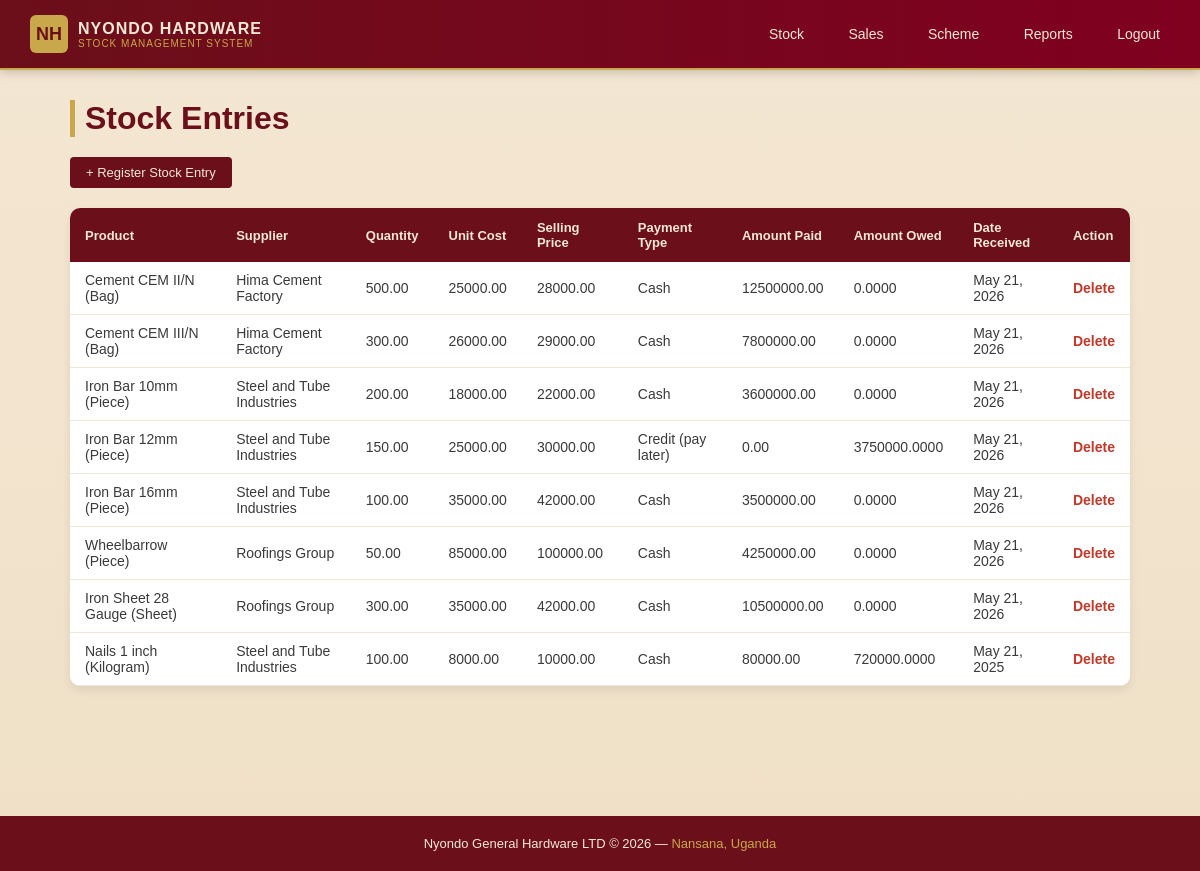
/stock/entries/ (signed in), run on the app's committed database.
### stock/models.py (models this page shows, shortened)
class StockEntry(models.Model):
    PAYMENT_CHOICES = [
        ('cash',   'Cash'),
        ('credit', 'Credit (pay later)'),
        ('momo', 'Mobile Money'),
    ]
    product            = models.ForeignKey(Product, on_delete=models.PROTECT, related_name='stock_entries')
    supplier           = models.ForeignKey(Supplier, on_delete=models.PROTECT, related_name='stock_entries')
    quantity           = models.DecimalField(max_digits=10, decimal_places=2)
    unit_cost          = models.DecimalField(max_digits=10, decimal_places=2)
    unit_selling_price = models.DecimalField(max_digits=10, decimal_places=2)
    payment_type       = models.CharField(max_length=10, choices=PAYMENT_CHOICES, default='cash')
    amount_paid        = models.DecimalField(max_digits=12, decimal_places=2, default=0)
    date_received      = models.DateField()
    notes              = models.TextField(blank=True)
    registered_by      = models.ForeignKey('auth.User', on_delete=models.SET_NULL, null=True)
    created_at         = models.DateTimeField(auto_now_add=True)
    storage_location = models.CharField(max_length=200, blank=True)
    def total_cost(self):
        return self.quantity * self.unit_cost
    def amount_owed(self):
        return self.total_cost() - self.amount_paid

class Product(models.Model):
    CATEGORY_CHOICES = [
        ('cement',      'Cement'),
        ('iron_bar',    'Iron Bar'),
        ('nail',        'Nail'),
        ('wheelbarrow', 'Wheelbarrow'),
        ('wire_mesh',   'Wire Mesh'),
        ('barbed_wire', 'Barbed Wire'),
        ('iron_sheet',  'Iron Sheet'),
    ]
    UNIT_CHOICES = [
        ('bag',   'Bag'),
        ('piece', 'Piece'),
        ('kg',    'Kilogram'),
        ('roll',  'Roll'),
        ('sheet', 'Sheet'),
    ]
    name              = models.CharField(max_length=200)
    category          = models.CharField(max_length=50, choices=CATEGORY_CHOICES)
    unit              = models.CharField(max_length=20, choices=UNIT_CHOICES)
    description       = models.CharField(max_length=255, blank=True)
    quantity_in_stock = models.DecimalField(max_digits=10, decimal_places=2, default=0)
    def __str__(self):
        return f"{self.name} ({self.get_unit_display()})"

class Supplier(models.Model):
    name = models.CharField(max_length=200)
    phone = models.CharField(max_length=20)
    address = models.TextField(blank=True)
    credit_balance = models.DecimalField(max_digits=12, decimal_places=2, default=0)
    product_delivered = models.CharField(max_length=200, blank=True)
    due_date         = models.DateField(null=True, blank=True)
    created_at = models.DateTimeField(auto_now_add=True)
    def __str__(self):
        return self.name

### accounts/decorators.py (the view, shortened to what this page needs)
        def wrapper(request, *args, **kwargs):
            if not request.user.is_authenticated:
                return redirect('/login/')
            if request.user.is_superuser:
                return view_func(request, *args, **kwargs)

### stock/views.py (called while the page is built)
@role_required('manager', 'attendant')
def stock_entry_list(request):
    entries = StockEntry.objects.all().order_by('-date_received')
    return render(request, 'stock/stock_entry_list.html', {'entries': entries})

### stock/templates/stock/stock_entry_list.html (shortened to what this page needs)
{% extends 'base.html' %}
{% block content %}
    <h1>Stock Entries</h1>
    <div class="action-bar">
        <a href="{% url 'stock_entry_add' %}">+ Register Stock Entry</a>
    </div>
    <table>
        <thead>
            <tr>
                <th>Product</th>
                <th>Supplier</th>
                <th>Quantity</th>
                <th>Unit Cost</th>
                <th>Selling Price</th>
                <th>Payment Type</th>
                <th>Amount Paid</th>
                <th>Amount Owed</th>
                <th>Date Received</th>
                <th>Action</th>
            </tr>
        </thead>
        <tbody>
            {% for entry in entries %}
            <tr>
                <td>{{ entry.product }}</td>
                <td>{{ entry.supplier }}</td>
                <td>{{ entry.quantity }}</td>
                <td>{{ entry.unit_cost }}</td>
                <td>{{ entry.unit_selling_price }}</td>
                <td>{{ entry.get_payment_type_display }}</td>
                <td>{{ entry.amount_paid }}</td>
                <td>{{ entry.amount_owed }}</td>
                <td>{{ entry.date_received }}</td>
                <td>
                    <a class="action-delete" href="{% url 'stock_entry_delete' entry.pk %}">Delete</a>
                </td>
            </tr>
            {% empty %}
            <tr>
                <td colspan="10">No stock entries yet.</td>
            </tr>
            {% endfor %}
        </tbody>
    </table>
{% endblock %}

### templates/base.html (style rules this page uses)
* { margin: 0; padding: 0; box-sizing: border-box; }
body { font-family: Arial, sans-serif; background: linear-gradient(to bottom, #f4e7d3, #efe0c7); color: #6b0f1a; min-height: 100vh; display: flex; flex-direction: column; }
h1 { color: #6b0f1a; margin-bottom: 20px; border-left: 5px solid #c9a84c; padding-left: 10px; }
table { width: 100%; border-collapse: collapse; background-color: #fff; margin-top: 10px; border-radius: 10px; overflow: hidden; box-shadow: 0 4px 10px rgba(0,0,0,0.08); }
table th { background-color: #6b0f1a; color: #f2e8d5; padding: 12px 15px; text-align: left; font-size: 13px; }
table td { padding: 10px 15px; border-bottom: 1px solid #f2e8d5; font-size: 14px; color: #3a3a3a; }
a { color: #6b0f1a; text-decoration: none; }
.action-delete { color: #c0392b; font-weight: bold; }
.action-bar { display: flex; gap: 10px; margin-bottom: 20px; flex-wrap: wrap; }
.action-bar a { background-color: #6b0f1a; color: #f2e8d5; padding: 8px 16px; border-radius: 4px; font-size: 13px; transition: 0.3s ease; display: inline-block; }

### data on the page
StockEntry: product "Cement CEM II/N (Bag)", supplier "Hima Cement Factory", quantity "500.00", unit_cost "25000.00", unit_selling_price "28000.00", payment_type "Cash", amount_paid "12500000.00", amount_owed "0.0000", date_received "May 21, 2026"
StockEntry: product "Cement CEM III/N (Bag)", supplier "Hima Cement Factory", quantity "300.00", unit_cost "26000.00", unit_selling_price "29000.00", payment_type "Cash", amount_paid "7800000.00", amount_owed "0.0000", date_received "May 21, 2026"
StockEntry: product "Iron Bar 10mm (Piece)", supplier "Steel and Tube Industries", quantity "200.00", unit_cost "18000.00", unit_selling_price "22000.00", payment_type "Cash", amount_paid "3600000.00", amount_owed "0.0000", date_received "May 21, 2026"
StockEntry: product "Iron Bar 12mm (Piece)", supplier "Steel and Tube Industries", quantity "150.00", unit_cost "25000.00", unit_selling_price "30000.00", payment_type "Credit (pay later)", amount_paid "0.00", amount_owed "3750000.0000", date_received "May 21, 2026"
StockEntry: product "Iron Bar 16mm (Piece)", supplier "Steel and Tube Industries", quantity "100.00", unit_cost "35000.00", unit_selling_price "42000.00", payment_type "Cash", amount_paid "3500000.00", amount_owed "0.0000", date_received "May 21, 2026"
StockEntry: product "Wheelbarrow (Piece)", supplier "Roofings Group", quantity "50.00", unit_cost "85000.00", unit_selling_price "100000.00", payment_type "Cash", amount_paid "4250000.00", amount_owed "0.0000", date_received "May 21, 2026"
StockEntry: product "Iron Sheet 28 Gauge (Sheet)", supplier "Roofings Group", quantity "300.00", unit_cost "35000.00", unit_selling_price "42000.00", payment_type "Cash", amount_paid "10500000.00", amount_owed "0.0000", date_received "May 21, 2026"
StockEntry: product "Nails 1 inch (Kilogram)", supplier "Steel and Tube Industries", quantity "100.00", unit_cost "8000.00", unit_selling_price "10000.00", payment_type "Cash", amount_paid "80000.00", amount_owed "720000.0000", date_received "May 21, 2025"
